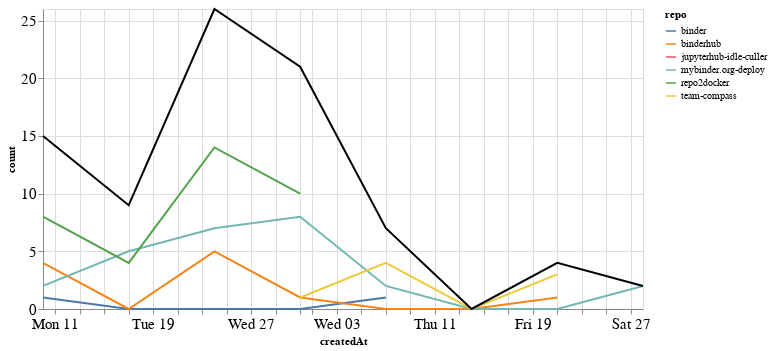

The code cell stored with this chart in its notebook:
### Markdown cell above
### Comments

### Code cell
comments_time = comments.groupby('repo').resample('W', on='createdAt').count()['author'].reset_index()
comments_time = comments_time.rename(columns={'author': 'count'})
comments_time_total = comments_time.groupby('createdAt').agg({"count": "sum"}).reset_index()
ch1 = alt.Chart(comments_time, width=600).mark_line().encode(
    x='createdAt',
    y='count',
    color='repo',
    tooltip="repo"
)

ch2 = alt.Chart(comments_time_total, width=600).mark_line(color="black").encode(
    x='createdAt',
    y='count',
)

ch1 + ch2

### Figure 1 — Vega-Lite specification as saved in the notebook (floating-point values rounded to 4 significant figures)
{"config": {"axisLeft": {"labelFontSize": 15}, "axisBottom": {"labelFontSize": 15}}, "layer": [{"data": {"name": "data-dd221c6ce978e1573b594455f6a37c79"}, "mark": "line", "encoding": {"color": {"type": "nominal", "field": "repo"}, "tooltip": {"type": "nominal", "field": "repo"}, "x": {"type": "temporal", "field": "createdAt"}, "y": {"type": "quantitative", "field": "count"}}, "width": 600}, {"data": {"name": "data-a3abc135bc81f8ab9bb14b864c441652"}, "mark": {"type": "line", "color": "black"}, "encoding": {"x": {"type": "temporal", "field": "createdAt"}, "y": {"type": "quantitative", "field": "count"}}, "width": 600}], "$schema": "https://vega.github.io/schema/vega-lite/v4.8.1.json", "datasets": {"data-dd221c6ce978e1573b594455f6a37c79": [{"repo": "binder", "createdAt": "2021-01-10T00:00:00", "count": 1}, {"repo": "binder", "createdAt": "2021-01-17T00:00:00", "count": 0}, {"repo": "binder", "createdAt": "2021-01-24T00:00:00", "count": 0}, {"repo": "binder", "createdAt": "2021-01-31T00:00:00", "count": 0}, {"repo": "binder", "createdAt": "2021-02-07T00:00:00", "count": 1}, {"repo": "binderhub", "createdAt": "2021-01-10T00:00:00", "count": 4}, {"repo": "binderhub", "createdAt": "2021-01-17T00:00:00", "count": 0}, {"repo": "binderhub", "createdAt": "2021-01-24T00:00:00", "count": 5}, {"repo": "binderhub", "createdAt": "2021-01-31T00:00:00", "count": 1}, {"repo": "binderhub", "createdAt": "2021-02-07T00:00:00", "count": 0}, {"repo": "binderhub", "createdAt": "2021-02-14T00:00:00", "count": 0}, {"repo": "binderhub", "createdAt": "2021-02-21T00:00:00", "count": 1}, {"repo": "jupyterhub-idle-culler", "createdAt": "2021-01-31T00:00:00", "count": 1}, {"repo": "mybinder.org-deploy", "createdAt": "2021-01-10T00:00:00", "count": 2}, {"repo": "mybinder.org-deploy", "createdAt": "2021-01-17T00:00:00", "count": 5}, {"repo": "mybinder.org-deploy", "createdAt": "2021-01-24T00:00:00", "count": 7}, {"repo": "mybinder.org-deploy", "createdAt": "2021-01-31T00:00:00", "count": 8}, {"repo": "mybinder.org-deploy", "createdAt": "2021-02-07T00:00:00", "count": 2}, {"repo": "mybinder.org-deploy", "createdAt": "2021-02-14T00:00:00", "count": 0}, {"repo": "mybinder.org-deploy", "createdAt": "2021-02-21T00:00:00", "count": 0}, {"repo": "mybinder.org-deploy", "createdAt": "2021-02-28T00:00:00", "count": 2}, {"repo": "repo2docker", "createdAt": "2021-01-10T00:00:00", "count": 8}, {"repo": "repo2docker", "createdAt": "2021-01-17T00:00:00", "count": 4}, {"repo": "repo2docker", "createdAt": "2021-01-24T00:00:00", "count": 14}, {"repo": "repo2docker", "createdAt": "2021-01-31T00:00:00", "count": 10}, {"repo": "team-compass", "createdAt": "2021-01-31T00:00:00", "count": 1}, {"repo": "team-compass", "createdAt": "2021-02-07T00:00:00", "count": 4}, {"repo": "team-compass", "createdAt": "2021-02-14T00:00:00", "count": 0}, {"repo": "team-compass", "createdAt": "2021-02-21T00:00:00", "count": 3}], "data-a3abc135bc81f8ab9bb14b864c441652": [{"createdAt": "2021-01-10T00:00:00", "count": 15}, {"createdAt": "2021-01-17T00:00:00", "count": 9}, {"createdAt": "2021-01-24T00:00:00", "count": 26}, {"createdAt": "2021-01-31T00:00:00", "count": 21}, {"createdAt": "2021-02-07T00:00:00", "count": 7}, {"createdAt": "2021-02-14T00:00:00", "count": 0}, {"createdAt": "2021-02-21T00:00:00", "count": 4}, {"createdAt": "2021-02-28T00:00:00", "count": 2}]}}
